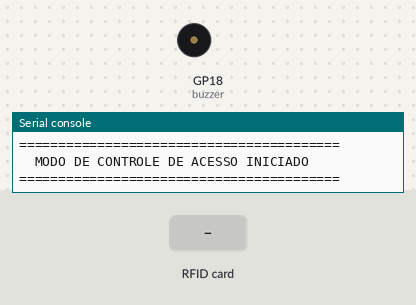
A program run on a simulated Raspberry Pi Pico running MicroPython. Parts: buzzer (waves = sounding), the last lines printed to the serial console. The test bench sets the inputs (shaded band). The clock reads 2024-03-15 10:24:30 at power-on unless the program sets it; files that are not in the repository are absent.

Above: at 12.1 s.
12.2 s: RFID card 5E 7A 19 C4 held to the reader
At 12.27 s:
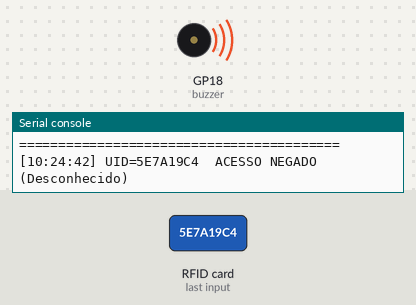
Timing chart, 0 to 15.2 s (numbered marks = the images above; inputs shaded):
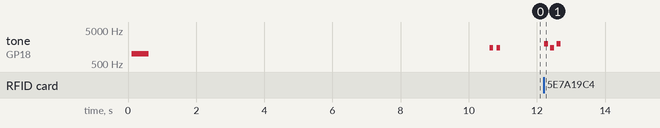

The program:

main.py
```python
# Sistema RFID + Deep Learning — Raspberry Pi Pico 2W
# Adaptado para UART (Terminal) e Buzzer
from machine import Pin, SPI, PWM
import time, json

from rfid_rc522 import MFRC522
from model      import classify, LABELS

# ── Pinos configurados por você ─────────────────────────────
spi = SPI(0, baudrate=1_000_000, polarity=0, phase=0,
          sck=Pin(2), mosi=Pin(3), miso=Pin(4))
rfid = MFRC522(spi=spi, gpioRst=Pin(0), gpioCs=Pin(5))
buzzer = PWM(Pin(18))

# ── Banco de UIDs cadastrados ─────────────────────────────────
DB_FILE = "rfid_db.json"

def db_load():
    try:
        with open(DB_FILE) as f:
            return json.load(f)
    except:
        return {}

def db_save(db):
    with open(DB_FILE, "w") as f:
        json.dump(db, f)

db = db_load()

# ── Histórico temporal por cartão ─────────────────────────────
history = {}
WINDOW = 8

def update_history(uid_hex, uid_hash):
    now   = time.localtime()
    hora  = (now[3] * 3600 + now[4] * 60 + now[5])
    dia   = now[6]

    if uid_hex not in history:
        history[uid_hex] = []

    hist = history[uid_hex]
    if hist:
        last_t = hist[-1][2] * 86400
        delta  = max(0, hora - last_t) / 86400
    else:
        delta  = 0.5

    feat = [hora / 86400, dia / 7, delta, uid_hash / 255]
    hist.append(feat)
    if len(hist) > WINDOW:
        hist.pop(0)

    while len(hist) < WINDOW:
        hist.insert(0, feat)

    return hist[-WINDOW:]

# ── Helpers de hardware (Buzzer) ──────────────────────────────
def beep(freq=1500, ms=150):
    buzzer.freq(freq)
    buzzer.duty_u16(32768)
    time.sleep_ms(ms)
    buzzer.duty_u16(0)

def beep_alert():
    for f in [2000, 1500, 2000]:
        beep(freq=f, ms=120)
        time.sleep_ms(60)

def uid_to_hex(uid_bytes):
    return "".join(f"{b:02X}" for b in uid_bytes)

# ── Inicialização e Modo de Cadastro Automático ───────────────
print("=========================================")
print("  SISTEMA INICIADO - MODO CADASTRO (10s) ")
print("  Aproxime cartoes novos agora!          ")
print("=========================================")
beep(1000, 500)

deadline = time.ticks_add(time.ticks_ms(), 10_000)
while time.ticks_diff(deadline, time.ticks_ms()) > 0:
    stat, tag_type = rfid.request(rfid.REQIDL)
    if stat == rfid.OK:
        stat, raw_uid = rfid.anticoll()
        if stat == rfid.OK:
            uid_hex  = uid_to_hex(raw_uid)
            uid_hash = sum(raw_uid) % 256
            if uid_hex not in db:
                db[uid_hex] = {"nome": f"User_{uid_hex[:4]}", "hash": uid_hash}
                db_save(db)
                print(f"[+] NOVO CARTAO CADASTRADO: {uid_hex}")
                beep(freq=1200, ms=300)
            time.sleep(1)

print("\n=========================================")
print("  MODO DE CONTROLE DE ACESSO INICIADO    ")
print("=========================================")
beep(1500, 100)
time.sleep_ms(100)
beep(1500, 100)

# ── Loop principal ─────────────────────────────────────────────
while True:
    # Usando a mesma estrutura de leitura super rápida que funcionou no teste!
    stat, tag_type = rfid.request(rfid.REQIDL)

    if stat == rfid.OK:
        stat, raw_uid = rfid.anticoll()

        if stat == rfid.OK:
            uid_hex  = uid_to_hex(raw_uid)
            uid_hash = sum(raw_uid) % 256
            t_start  = time.ticks_ms()

            lt = time.localtime()
            ts = f"{lt[3]:02d}:{lt[4]:02d}:{lt[5]:02d}"

            # 1. Cartão não cadastrado
            if uid_hex not in db:
                print(f"[{ts}] UID={uid_hex}  ACESSO NEGADO (Desconhecido)")
                beep_alert()
                time.sleep(2)
                continue

            # 2. Cartão Cadastrado -> Inferência na Inteligência Artificial
            features = update_history(uid_hex, uid_hash)
            label, conf = classify(features)
            cls_idx = LABELS.index(label)
            t_ms = time.ticks_diff(time.ticks_ms(), t_start)
            nome = db[uid_hex]["nome"]

            # 3. Tratamento dos Resultados
            if cls_idx == 0:  # NORMAL
                print(f"[{ts}] UID={uid_hex} ({nome}) -> LIBERADO  [Conf:{conf}%] [Tempo:{t_ms}ms]")
                beep(freq=1200, ms=100)

            elif cls_idx == 1: # SUSPEITO / ATÍPICO
                print(f"[{ts}] UID={uid_hex} ({nome}) -> ATIPICO!  [Conf:{conf}%] [Tempo:{t_ms}ms]")
                beep(freq=800, ms=300)

            else: # BLOQUEADO / ANOMALIA GRAVE
                print(f"[{ts}] UID={uid_hex} ({nome}) -> BLOQUEADO PELO MODELO [Conf:{conf}%] [Tempo:{t_ms}ms]")
                beep_alert()

            # Pausa de 2 segundos para não ler o mesmo cartão milhares de vezes num único encoste
            time.sleep(2)
```

rfid_rc522.py
```python
# src/hardware/rfid_rc522.py
# Driver MFRC522 para MicroPython (Raspberry Pi Pico 2W)
# Protocolo SPI 3.3V — compatível com módulo do kit Freenove
# Baseado na especificação MFRC522 da NXP

from machine import SPI, Pin
import time

class MFRC522:
    OK    = 0
    NOTAG = 1
    ERR   = 2

    REQIDL  = 0x26
    REQALL  = 0x52
    AUTHENT1A = 0x60

    # Registradores principais
    _CommandReg  = 0x01
    _ComIEnReg   = 0x02
    _ComIrqReg   = 0x04
    _ErrorReg    = 0x06
    _FIFODataReg = 0x09
    _FIFOLevelReg= 0x0A
    _ControlReg  = 0x0C
    _BitFramingReg=0x0D
    _ModeReg     = 0x11
    _TxControlReg= 0x14
    _TxASKReg    = 0x15
    _CRCResultReg= 0x21
    _TModeReg    = 0x2A
    _TPrescalerReg=0x2B
    _TReloadRegH = 0x2C
    _TReloadRegL = 0x2D
    _VersionReg  = 0x37

    def __init__(self, spi: SPI, gpioRst: Pin, gpioCs: Pin):
        self.spi = spi
        self.rst = gpioRst
        self.cs  = gpioCs
        self.rst.init(Pin.OUT, value=1)
        self.cs.init(Pin.OUT, value=1)
        self._reset()
        self._init()

    def _reset(self):
        self.rst.value(0)
        time.sleep_ms(50)
        self.rst.value(1)
        time.sleep_ms(50)

    def _write(self, reg, val):
        self.cs.value(0)
        self.spi.write(bytes([(reg << 1) & 0x7E, val]))
        self.cs.value(1)

    def _read(self, reg):
        self.cs.value(0)
        buf = bytearray(2)
        self.spi.write_readinto(bytes([((reg << 1) & 0x7E) | 0x80, 0]), buf)
        self.cs.value(1)
        return buf[1]

    def _set_bit(self, reg, mask):
        self._write(reg, self._read(reg) | mask)

    def _clr_bit(self, reg, mask):
        self._write(reg, self._read(reg) & (~mask))

    def _init(self):
        self._write(self._TModeReg,      0x8D)
        self._write(self._TPrescalerReg, 0x3E)
        self._write(self._TReloadRegL,   30)
        self._write(self._TReloadRegH,   0)
        self._write(self._TxASKReg,      0x40)
        self._write(self._ModeReg,       0x3D)
        self._set_bit(self._TxControlReg, 0x03)

    def _card_write(self, cmd, data):
        irq_en = 0x77 if cmd == 0x0C else 0x12
        self._write(self._ComIEnReg,  irq_en | 0x80)
        self._clr_bit(self._ComIrqReg, 0x80)
        self._set_bit(self._FIFOLevelReg, 0x80)
        self._write(self._CommandReg, 0x00)
        for b in data:
            self._write(self._FIFODataReg, b)
        self._write(self._CommandReg, cmd)
        if cmd == 0x0C:
            self._set_bit(self._BitFramingReg, 0x80)

        i = 2000
        while i > 0:
            n = self._read(self._ComIrqReg)
            i -= 1
            if n & 0x01 or n & irq_en:
                break
        self._clr_bit(self._BitFramingReg, 0x80)

        if i == 0:
            return self.ERR, None
        if self._read(self._ErrorReg) & 0x1B:
            return self.ERR, None

        back = []
        n = self._read(self._FIFOLevelReg)
        for _ in range(n):
            back.append(self._read(self._FIFODataReg))
        return self.OK, back

    def request(self, req_mode):
        self._write(self._BitFramingReg, 0x07)
        stat, back = self._card_write(0x0C, [req_mode])
        if stat != self.OK or len(back) != 2:
            return self.NOTAG, None
        return self.OK, back

    def anticoll(self):
        self._write(self._BitFramingReg, 0x00)
        stat, back = self._card_write(0x0C, [0x93, 0x20])
        if stat == self.OK and len(back) == 5:
            chk = 0
            for b in back[:4]:
                chk ^= b
            if chk != back[4]:
                return self.ERR, None
            return self.OK, back[:4]
        return self.ERR, None

    def version(self):
        return self._read(self._VersionReg)
```

Source omitted: model.py (data table, 16721 bytes)

Measured:
- after the input at 12.2 s, tone on GP18 (buzzer): plays 2000 Hz for 0.12 s, 1500 Hz for 0.12 s, 2000 Hz for 0.12 s, starting at once
- by itself, tone on GP18 (buzzer): plays 1000 Hz for 0.50 s, 1500 Hz for 0.10 s, 1500 Hz for 0.10 s
